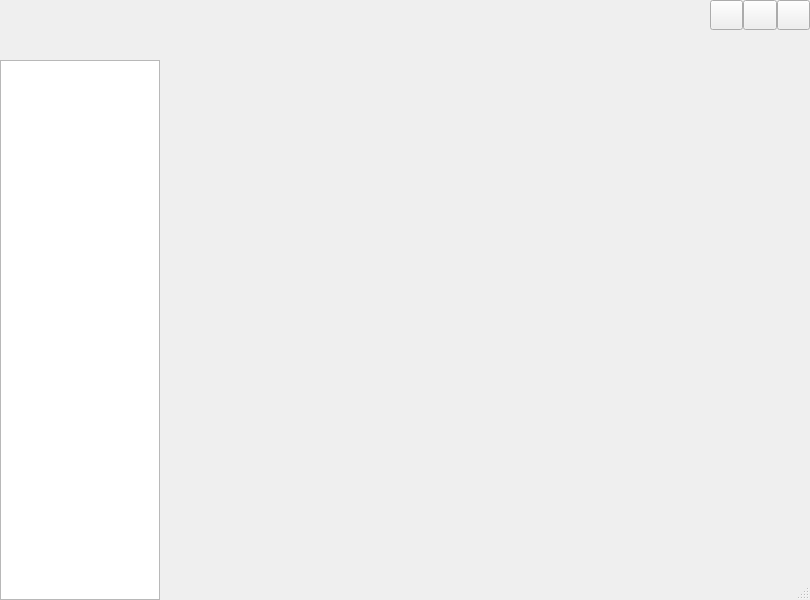
<?xml version="1.0" encoding="UTF-8"?>
<ui version="4.0">
 <class>UIDemo5</class>
 <widget class="QDialog" name="UIDemo5">
  <property name="geometry">
   <rect>
    <x>0</x>
    <y>0</y>
    <width>810</width>
    <height>600</height>
   </rect>
  </property>
  <property name="windowTitle">
   <string>Dialog</string>
  </property>
  <property name="sizeGripEnabled">
   <bool>true</bool>
  </property>
  <layout class="QGridLayout" name="gridLayout">
   <property name="leftMargin">
    <number>0</number>
   </property>
   <property name="topMargin">
    <number>0</number>
   </property>
   <property name="rightMargin">
    <number>0</number>
   </property>
   <property name="bottomMargin">
    <number>0</number>
   </property>
   <property name="spacing">
    <number>0</number>
   </property>
   <item row="0" column="0" colspan="2">
    <widget class="QWidget" name="widgetTop" native="true">
     <property name="minimumSize">
      <size>
       <width>0</width>
       <height>60</height>
      </size>
     </property>
     <property name="maximumSize">
      <size>
       <width>16777215</width>
       <height>60</height>
      </size>
     </property>
     <layout class="QHBoxLayout" name="horizontalLayout">
      <property name="spacing">
       <number>6</number>
      </property>
      <property name="leftMargin">
       <number>0</number>
      </property>
      <property name="topMargin">
       <number>0</number>
      </property>
      <property name="rightMargin">
       <number>0</number>
      </property>
      <property name="bottomMargin">
       <number>0</number>
      </property>
      <item>
       <widget class="QLabel" name="labTitle">
        <property name="minimumSize">
         <size>
          <width>160</width>
          <height>0</height>
         </size>
        </property>
        <property name="maximumSize">
         <size>
          <width>160</width>
          <height>16777215</height>
         </size>
        </property>
        <property name="styleSheet">
         <string notr="true"/>
        </property>
        <property name="text">
         <string/>
        </property>
        <property name="alignment">
         <set>Qt::AlignCenter</set>
        </property>
       </widget>
      </item>
      <item>
       <spacer name="horizontalSpacer">
        <property name="orientation">
         <enum>Qt::Horizontal</enum>
        </property>
        <property name="sizeType">
         <enum>QSizePolicy::Minimum</enum>
        </property>
        <property name="sizeHint" stdset="0">
         <size>
          <width>60</width>
          <height>20</height>
         </size>
        </property>
       </spacer>
      </item>
      <item>
       <widget class="SliderBar" name="widgetNavTop" native="true"/>
      </item>
      <item>
       <spacer name="horizontalSpacer_2">
        <property name="orientation">
         <enum>Qt::Horizontal</enum>
        </property>
        <property name="sizeType">
         <enum>QSizePolicy::Expanding</enum>
        </property>
        <property name="sizeHint" stdset="0">
         <size>
          <width>0</width>
          <height>0</height>
         </size>
        </property>
       </spacer>
      </item>
      <item>
       <widget class="QWidget" name="widgetMenu" native="true">
        <property name="maximumSize">
         <size>
          <width>100</width>
          <height>16777215</height>
         </size>
        </property>
        <layout class="QGridLayout" name="gridLayout_2">
         <property name="leftMargin">
          <number>0</number>
         </property>
         <property name="topMargin">
          <number>0</number>
         </property>
         <property name="rightMargin">
          <number>0</number>
         </property>
         <property name="bottomMargin">
          <number>0</number>
         </property>
         <property name="spacing">
          <number>0</number>
         </property>
         <item row="1" column="1" colspan="3">
          <spacer name="verticalSpacer">
           <property name="orientation">
            <enum>Qt::Vertical</enum>
           </property>
           <property name="sizeHint" stdset="0">
            <size>
             <width>20</width>
             <height>10</height>
            </size>
           </property>
          </spacer>
         </item>
         <item row="0" column="1">
          <widget class="QPushButton" name="btnMenu_Min">
           <property name="sizePolicy">
            <sizepolicy hsizetype="Minimum" vsizetype="Expanding">
             <horstretch>0</horstretch>
             <verstretch>0</verstretch>
            </sizepolicy>
           </property>
           <property name="minimumSize">
            <size>
             <width>30</width>
             <height>30</height>
            </size>
           </property>
           <property name="cursor">
            <cursorShape>ArrowCursor</cursorShape>
           </property>
           <property name="focusPolicy">
            <enum>Qt::NoFocus</enum>
           </property>
           <property name="toolTip">
            <string>最小化</string>
           </property>
           <property name="text">
            <string/>
           </property>
          </widget>
         </item>
         <item row="0" column="3">
          <widget class="QPushButton" name="btnMenu_Close">
           <property name="sizePolicy">
            <sizepolicy hsizetype="Minimum" vsizetype="Expanding">
             <horstretch>0</horstretch>
             <verstretch>0</verstretch>
            </sizepolicy>
           </property>
           <property name="minimumSize">
            <size>
             <width>30</width>
             <height>30</height>
            </size>
           </property>
           <property name="cursor">
            <cursorShape>ArrowCursor</cursorShape>
           </property>
           <property name="focusPolicy">
            <enum>Qt::NoFocus</enum>
           </property>
           <property name="toolTip">
            <string>关闭</string>
           </property>
           <property name="text">
            <string/>
           </property>
          </widget>
         </item>
         <item row="0" column="2">
          <widget class="QPushButton" name="btnMenu_Max">
           <property name="sizePolicy">
            <sizepolicy hsizetype="Minimum" vsizetype="Expanding">
             <horstretch>0</horstretch>
             <verstretch>0</verstretch>
            </sizepolicy>
           </property>
           <property name="minimumSize">
            <size>
             <width>30</width>
             <height>30</height>
            </size>
           </property>
           <property name="focusPolicy">
            <enum>Qt::NoFocus</enum>
           </property>
           <property name="text">
            <string/>
           </property>
          </widget>
         </item>
        </layout>
       </widget>
      </item>
     </layout>
    </widget>
   </item>
   <item row="1" column="0">
    <widget class="NavListView" name="listView">
     <property name="minimumSize">
      <size>
       <width>160</width>
       <height>0</height>
      </size>
     </property>
     <property name="maximumSize">
      <size>
       <width>160</width>
       <height>16777215</height>
      </size>
     </property>
    </widget>
   </item>
   <item row="1" column="1">
    <widget class="QWidget" name="widgetMain" native="true">
     <property name="sizePolicy">
      <sizepolicy hsizetype="Expanding" vsizetype="Expanding">
       <horstretch>0</horstretch>
       <verstretch>0</verstretch>
      </sizepolicy>
     </property>
     <layout class="QVBoxLayout" name="verticalLayout">
      <item>
       <widget class="QLabel" name="label">
        <property name="text">
         <string/>
        </property>
        <property name="alignment">
         <set>Qt::AlignCenter</set>
        </property>
       </widget>
      </item>
     </layout>
    </widget>
   </item>
  </layout>
 </widget>
 <customwidgets>
  <customwidget>
   <class>SliderBar</class>
   <extends>QWidget</extends>
   <header location="global">demo/sliderbar.h</header>
   <container>1</container>
  </customwidget>
  <customwidget>
   <class>NavListView</class>
   <extends>QListView</extends>
   <header location="global">demo/navlistview.h</header>
  </customwidget>
 </customwidgets>
 <resources/>
 <connections/>
</ui>
